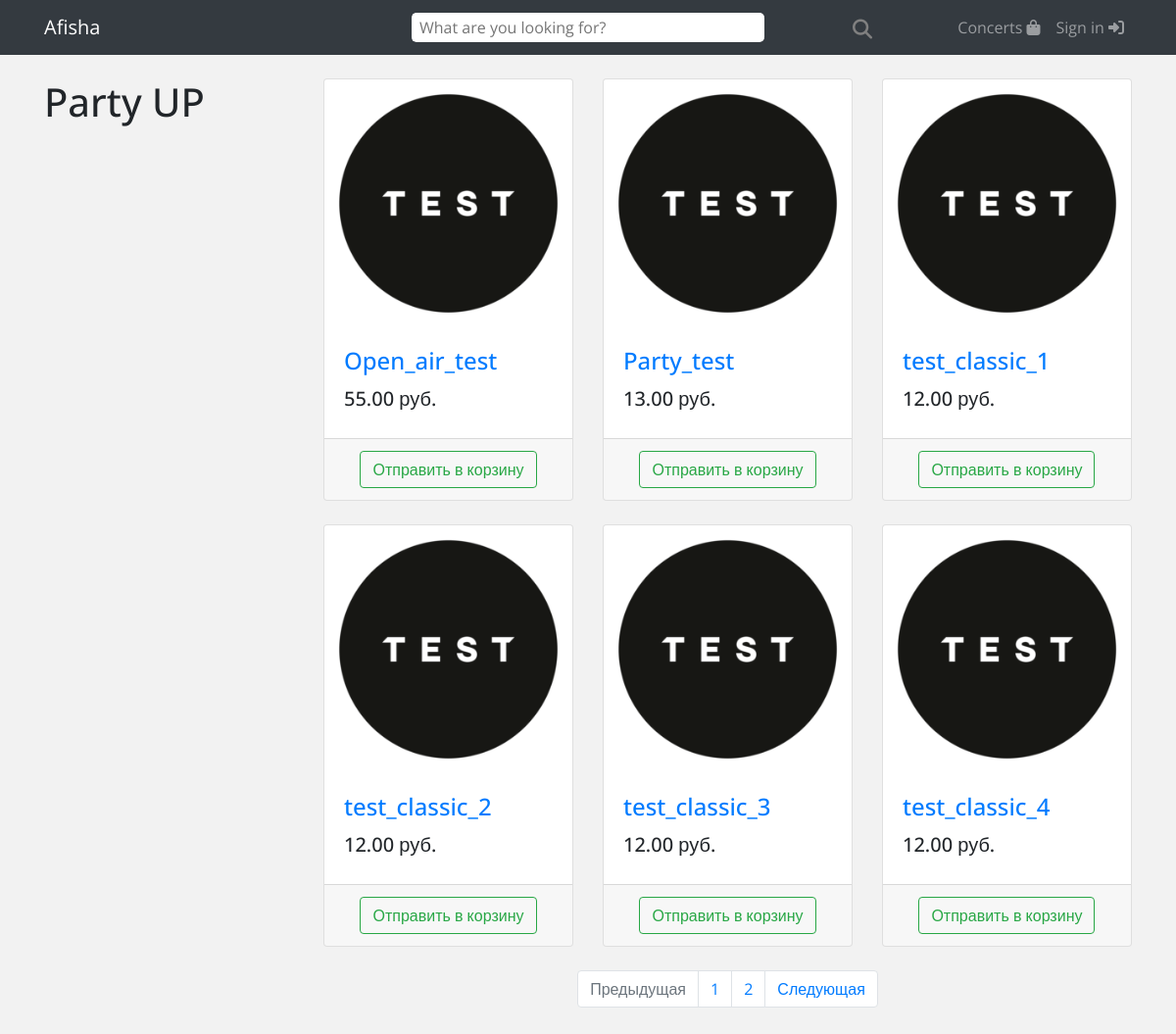
The app's page /concerts/ with its own data.
### concert/models.py (models this page shows, shortened)
class Concert(models.Model):
    name = models.CharField(max_length=64, unique=True)
    description = models.TextField(blank=True)
    quantity_tickets = models.PositiveIntegerField(default=100, blank=False)
    price = models.DecimalField(max_digits=8, decimal_places=2, default=0)
    post_image = models.ImageField(upload_to='concerts_images', blank=True, null=True, max_length=500)

### concert/views.py (the view)
# urls.py: path('concerts/', include('concert.urls', namespace='concerts')),
def concerts(request, concert_name=None, page=1):
    context = {
    }
    if concert_name:
        products = Concert.objects.filter(name=concert_name)
    else:
        products = Concert.objects.all()
    paginator = Paginator(products, setting.COUNT_PRODUCT_PAGE)
    products_paginator = paginator.page(page)
    context.update({'products': products_paginator})
    return render(request, 'concerts/concerts.html', context)

### concert/templates/concerts/concerts.html (shortened to what this page needs)
{% extends 'concerts/base.html' %}
{% load static %}
{% block css %}
    <link href="{% static 'css/concerts.css' %}" rel="stylesheet">
{% endblock %}
{% block content %}
    <div class="container">
        <div class="row">
            <div class="col-lg-3">
                <h1 class="my-4">Party UP</h1>
            </div>
            <div class="col-lg-9">
                {% if products %}
                    <div class="row">
                        {% for item in products %}
                            <div class="col-lg-4 col-md-6 mb-4">
                                <div class="card h-100">
                                    <a href="{% url 'product' item.id %}">
                                        <img class="card-img-top"
                                             src="/media/{{ item.post_image }}"
                                             alt="">
                                    </a>
                                    <div class="card-body">
                                        <h4 class="card-title">
                                            <a href="{% url 'product' item.id %}">{{ item.name }}</a>
                                        </h4>
                                        <h5>{{ item.price }} руб.</h5>
                                    </div>
                                    <div class="card-footer text-center">
                                        <a href="{% url 'concerts:basket_add' item.id %}">
                                            <button type="button" class="btn btn-outline-success">
                                                Отправить в корзину
                                            </button>
                                        </a>
                                    </div>
                                </div>
                            </div>
                        {% endfor %}
                    </div>
                    {% else %}
                    <h4>Products no found</h4>
                {% endif %}
                {% if not products.paginator.num_pages == 1 %}
                    <nav aria-label="Page navigation example">
                        <ul class="pagination justify-content-center">
                            <li class="page-item {% if not products.has_previous %} disabled {% endif %}">
                                <a class="page-link"
                                   href="{% if products.has_previous %} {% url 'concerts:page' products.previous_page_number %} {% else %} # {% endif %}"
                                   tabindex="-1" aria-disabled="true">Предыдущая</a>
                            </li>
                            {% for page in products.paginator.page_range %}
                                <li class="page-item">
                                    <a class="page-link" href="{% url 'concerts:page' page %}">
                                        {{ page }}
                                    </a>
                                </li>
                            {% endfor %}
                            <li class="page-item {% if not products.has_next %} disabled {% endif %}">
                                <a class="page-link"
                                   href="{% if products.has_next %} {% url 'concerts:page' products.next_page_number %} {% else %} # {% endif %}">
                                    Следующая
                                </a>
                            </li>
                        </ul>
                    </nav>
                {% endif %}
            </div>
        </div>
    </div>
{% endblock %}

### concert/templates/concerts/base.html (shortened to what this page needs)
{% load static %}
<!DOCTYPE html>
<html lang="en">
<head>
    <link href="{% static 'vendor/bootstrap/css/bootstrap.min.css' %}" rel="stylesheet">
    <link href="/static/css/base.css" rel='stylesheet'>
    {% block css %}{% endblock %}
</head>
<body>
<nav class="navbar navbar-expand-lg navbar-dark bg-dark fixed-top">
    <div class="container">
        <a class="navbar-brand" href="{% url 'index' %}">Afisha</a>
        <div class="collapse navbar-collapse" id="navbarResponsive">
            <ul class="navbar-nav ml-auto">
                <div class="wrap">
                    <form class="search" method="GET" action="{% url 'concerts:searchResults' %}">
                        <input type="text" name="q" class="searchTerm" placeholder="What are you looking for?">
                        <button type="submit" class="searchButton">
                            <i class="fa fa-search"></i>
                        </button>
                    </form>
                </div>
                <li class=" nav-item
                    ">
                    <a class="nav-link" href="{% url 'concerts:index' %}">Concerts <i class="fas fa-shopping-bag"></i>
                    </a>
                </li>
                {% if user.is_authenticated %}
                    <li class="nav-item">
                        <a class="nav-link" href="{% url 'users:profile' %}"> {{ user.username }}
                            <i class="fas fa-user-circle"></i>
                        </a>
                    </li>
                    <li class="nav-item">
                        <a class="nav-link" href="{% url 'users:logout' %}">Logout<i
                                class="fas fa-sign-out-alt"></i></a>
                    </li>
                {% else %}
                    <li class="nav-item">
                        <a class="nav-link" href="{% url 'users:login' %}">Sign in <i
                                class="fas fa-sign-in-alt"></i></a>
                    </li>
                {% endif %}
            </ul>
        </div>
    </div>
</nav>
{% block content %} {% endblock %}
</body>
</html>

### static/css/base.css (style rules this page uses)
body { background: #f2f2f2; font-family: 'Open Sans', sans-serif; }
.search { width: 100%; position: relative; display: flex; }
.searchTerm { width: 100%; border: 3px solid #fff; border-right: none; padding: 5px; height: 30px; border-radius: 5px 5px 5px 5px; outline: none; color: gray; }
.searchButton { position: absolute; left: 435px; top: -8px; width: 50px; height: 50px; border: 0 solid ; background: none; text-align: center; color: gray; border-radius: 50%; cursor: pointer; font-size: 20px; }
.wrap { width: 30%; position: absolute; top: 50%; left: 50%; transform: translate(-50%, -50%); }

### static/css/concerts.css (style rules this page uses)
body { padding-top: 56px; }

### records on screen
Concert: post_image (picture), name "Open_air_test", price "55.00"
Concert: post_image (picture), name "Party_test", price "13.00"
Concert: post_image (picture), name "test_classic_1", price "12.00"
Concert: post_image (picture), name "test_classic_2", price "12.00"
Concert: post_image (picture), name "test_classic_3", price "12.00"
Concert: post_image (picture), name "test_classic_4", price "12.00"

### other values on screen
{{ page }} "1" "2"
